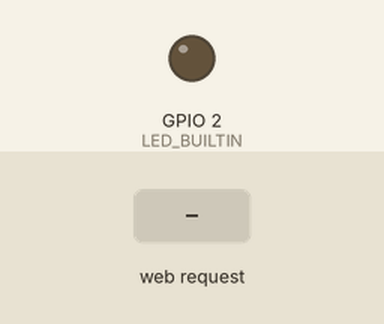
Simulated run of this sketch. Board: ESP8266 (NodeMCU). On the bench: output pins drawn as LEDs (lit = HIGH, except the on-board LED, lit = LOW). Inputs (shaded band) come from the test bench. WiFi joins after 1.5 s; servers stay silent unless stated; what the sketch prints to the serial monitor is not drawn.

Above: at 3.7 s.
3.8 s: HTTP request GET /on received
At 4.9 s:
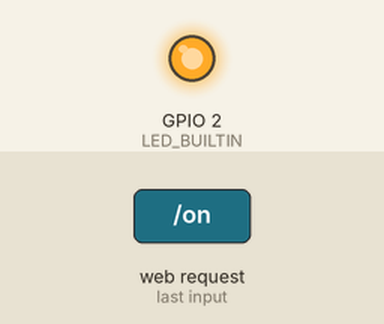
5.3 s: HTTP request GET /off received
At 6.1 s:
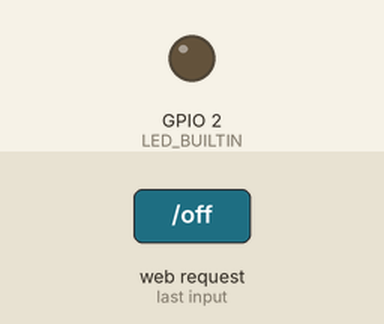
Timing chart, 0 to 8.3 s (numbered marks = the images above; inputs shaded):
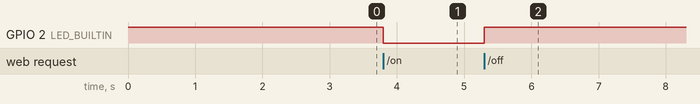

Measured:
- after the input at 3.8 s, GPIO 2 (LED_BUILTIN): HIGH → LOW at once
- after the input at 5.3 s, GPIO 2 (LED_BUILTIN): LOW → HIGH at once

The sketch:

sketch_web_blink.ino
```cpp
#include <ESP8266WiFi.h>
#include <WiFiClient.h>

#include <DNSServer.h>
#include <ESP8266WebServer.h>
#include <WiFiManager.h>

ESP8266WebServer server(80);

String htmlHeader = "<h1>ESP8266 Web Server</h1>";
String htmlLedOn = htmlHeader + "<p>LED is ON <a href=\"off\"><button>Turn OFF</button></a></p>";
String htmlLedOff = htmlHeader + "<p>LED is OFF <a href=\"on\"><button>Turn ON</button></a></p>";

int ledState = LOW;

void setup(void){
  // Set GPIO to OUTPUT. Init the LED state
  pinMode(LED_BUILTIN, OUTPUT);
  setLed(LOW);

  delay(1000);
  Serial.begin(115200);

  setup_wifi();

  // Define server URLs
  server.on("/", [](){
    server.send(200, "text/html", ledState == HIGH ? htmlLedOn : htmlLedOff);
  });

  server.on("/on", [](){
    setLed(HIGH);
    redirectHome();
  });
  server.on("/off", [](){
    setLed(LOW);
    redirectHome();
  });

  server.begin();
  Serial.println("HTTP server started");
}

void setup_wifi() {
  // WiFiManager: Connect with stored credentials or setup a Config AP
  WiFiManager wifiManager;
  wifiManager.autoConnect("ESP8266_Config_AP");

  Serial.println("");
  Serial.print("WiFi: Connected to ");
  Serial.println(WiFi.SSID());
  Serial.print("WiFi: IP address: ");
  Serial.println(WiFi.localIP());
}

void setLed(int state) {
    // Store & set the LED state (LED_BUILTIN is inverted)
    ledState = state;
    digitalWrite(LED_BUILTIN, !ledState);
}

void redirectHome() {
    // HTTP redirect to the home page
    server.sendHeader("Location", String("/"), true);
    server.send(302, "text/plain", "");
}

void loop(void) {
  server.handleClient();
}
```
